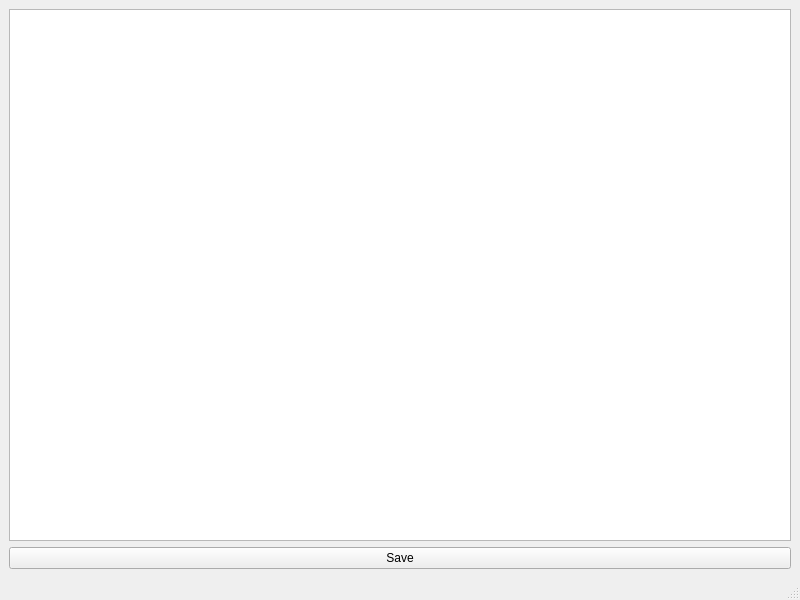
<?xml version="1.0" encoding="UTF-8"?>
<ui version="4.0">
 <class>MainWindow</class>
 <widget class="QMainWindow" name="MainWindow">
  <property name="geometry">
   <rect>
    <x>0</x>
    <y>0</y>
    <width>800</width>
    <height>600</height>
   </rect>
  </property>
  <property name="windowTitle">
   <string>MainWindow</string>
  </property>
  <widget class="QWidget" name="centralwidget">
   <layout class="QVBoxLayout" name="verticalLayout">
    <item>
     <widget class="QTableWidget" name="tableWidget"/>
    </item>
    <item>
     <widget class="QPushButton" name="Save_pushButton">
      <property name="text">
       <string>Save</string>
      </property>
     </widget>
    </item>
   </layout>
  </widget>
  <widget class="QMenuBar" name="menubar">
   <property name="geometry">
    <rect>
     <x>0</x>
     <y>0</y>
     <width>800</width>
     <height>22</height>
    </rect>
   </property>
  </widget>
  <widget class="QStatusBar" name="statusbar"/>
 </widget>
 <resources/>
 <connections/>
</ui>
